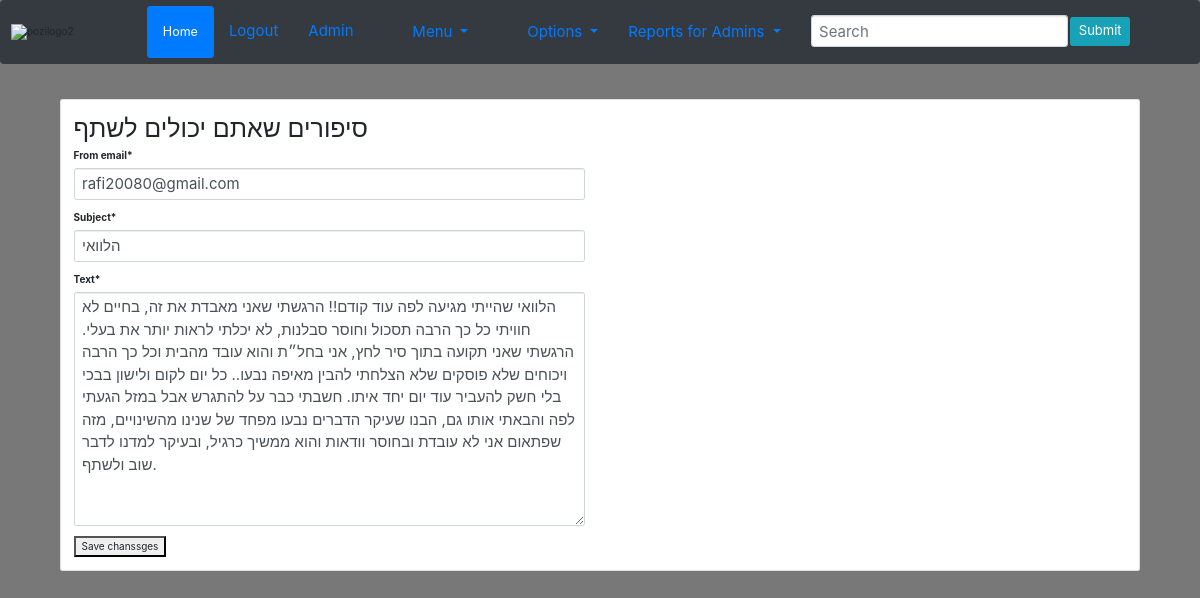
Page /stories/edit_story/1/ (signed in) on the committed database.
### basic_app/models.py (models this page shows, shortened)
class stories_model(models.Model):
    from_email = models.EmailField(null=True)
    subject = models.CharField(max_length=300)
    text = models.TextField(max_length=5000, null=True)

### accounts/decorators.py (the view)
        def wrapper_func(request, *args, **kwargs):
            group=None
            if request.user.groups.exists():
                group=request.user.groups.all()[0].name
            if group in allowed_roles:
                return view_func(request, *args, **kwargs)
            else:
                return HttpResponse('you are not aturaze')

### basic_app/forms.py
class stories_form(forms.ModelForm):
    class Meta():
        model = stories_model
        exclude = 'release_date',

### basic_app/views.py (called while the page is built)
@allowed_users(allowed_roles=['Admin', 'Doc', 'student_Doc'])
def edit_story(request, id):
    if request.user.is_authenticated:
        if request.user.is_superuser:
            story = stories_model.objects.get(id=id)
            if request.method == "POST":
                form = stories_form(request.POST, instance=story)
                if form.is_valid():
                    data = form.save(commit=False)
                    data.save()
                    return redirect("basic_app:detail", id)
            else:
                form = stories_form(instance=story)
            return render(request, 'basic_app/Menu/stories.html', {"form": form}, )
        else:
            return redirect("basic_app:index")
    return redirect("accounts:login")

### templates/basic_app/Menu/stories.html (shortened to what this page needs)
{% extends 'basic_app/base.html' %}
{% load crispy_forms_tags %}
{% block body_block %}
<div class ="container">
    <br>
    <div class ="card">
        <div class ="card-body">
            <div class ="row">
                <div class="col-md-6">
    <h1>  סיפורים שאתם יכולים לשתף </h1>
    <form method="POST">
      {{ form | crispy }}
      <button type="submit">Save chanssges</button>
</form>
              </div>
            </div>
        </div>
    </div>
</div>
{% endblock %}

### templates/basic_app/base.html (style rules this page uses)
body { background-color: rgb(120, 120, 120); }
.form-control { font-size: 15px; }

### rows in the picture
stories_model: from_email "rafi20080@gmail.com", subject "הלוואי", text "הלוואי שהייתי מגיעה לפה עוד קודם!! הרגשתי שאני מאבדת את זה, בחיים לא חוויתי כל כך הרבה תסכול וחוסר סבלנות, לא יכלתי לראות יותר את בעלי. הרגשתי שאני תקועה בתוך סיר לחץ, אני בחל״ת והוא עובד מהבית וכל כך הרבה ויכוחים שלא פוסקים שלא הצלחתי להבין מאיפה נבעו.. כל יום לקום ולישון בבכי בלי חשק להעביר עוד יום יחד איתו. חשבתי כבר על להתגרש אבל במזל הגעתי לפה והבאתי אותו גם, הבנו שעיקר הדברים נבעו מפחד של שנינו מהשינויים, מזה שפתאום אני לא עובדת ובחוסר וודאות והוא ממשיך כרגיל, ובעיקר למדנו לדבר שוב ולשתף."
